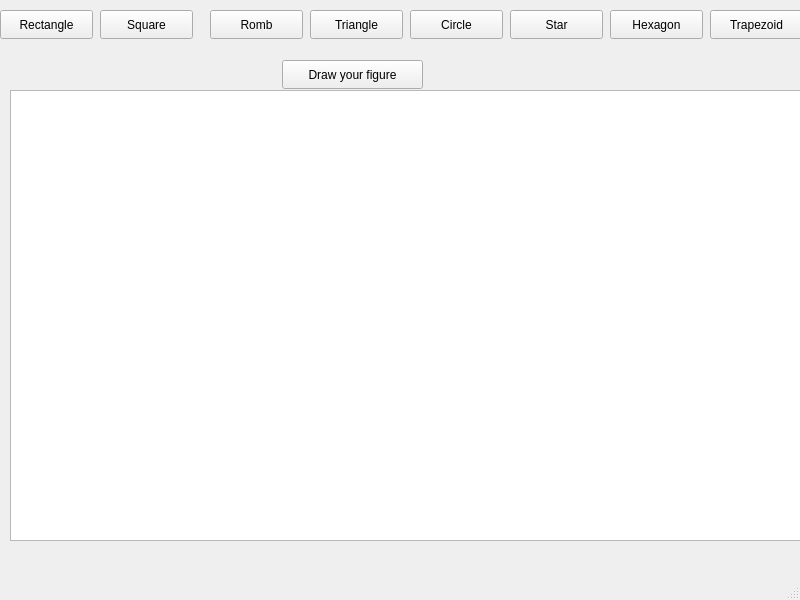
<?xml version="1.0" encoding="UTF-8"?>
<ui version="4.0">
 <class>MainWindow</class>
 <widget class="QMainWindow" name="MainWindow">
  <property name="geometry">
   <rect>
    <x>0</x>
    <y>0</y>
    <width>800</width>
    <height>600</height>
   </rect>
  </property>
  <property name="windowTitle">
   <string>MainWindow</string>
  </property>
  <widget class="QWidget" name="centralwidget">
   <widget class="QGraphicsView" name="graphicsView">
    <property name="geometry">
     <rect>
      <x>10</x>
      <y>90</y>
      <width>791</width>
      <height>451</height>
     </rect>
    </property>
   </widget>
   <widget class="QPushButton" name="AddRect">
    <property name="geometry">
     <rect>
      <x>0</x>
      <y>10</y>
      <width>93</width>
      <height>29</height>
     </rect>
    </property>
    <property name="text">
     <string>Rectangle</string>
    </property>
   </widget>
   <widget class="QPushButton" name="AddSquare">
    <property name="geometry">
     <rect>
      <x>100</x>
      <y>10</y>
      <width>93</width>
      <height>29</height>
     </rect>
    </property>
    <property name="text">
     <string>Square</string>
    </property>
   </widget>
   <widget class="QPushButton" name="AddRhombus">
    <property name="geometry">
     <rect>
      <x>210</x>
      <y>10</y>
      <width>93</width>
      <height>29</height>
     </rect>
    </property>
    <property name="text">
     <string>Romb</string>
    </property>
   </widget>
   <widget class="QPushButton" name="AddTriangle">
    <property name="geometry">
     <rect>
      <x>310</x>
      <y>10</y>
      <width>93</width>
      <height>29</height>
     </rect>
    </property>
    <property name="text">
     <string>Triangle</string>
    </property>
   </widget>
   <widget class="QPushButton" name="AddCircle">
    <property name="geometry">
     <rect>
      <x>410</x>
      <y>10</y>
      <width>93</width>
      <height>29</height>
     </rect>
    </property>
    <property name="text">
     <string>Circle</string>
    </property>
   </widget>
   <widget class="QPushButton" name="AddStar">
    <property name="geometry">
     <rect>
      <x>510</x>
      <y>10</y>
      <width>93</width>
      <height>29</height>
     </rect>
    </property>
    <property name="text">
     <string>Star</string>
    </property>
   </widget>
   <widget class="QPushButton" name="AddHexagon">
    <property name="geometry">
     <rect>
      <x>610</x>
      <y>10</y>
      <width>93</width>
      <height>29</height>
     </rect>
    </property>
    <property name="text">
     <string>Hexagon</string>
    </property>
   </widget>
   <widget class="QPushButton" name="pushButton">
    <property name="geometry">
     <rect>
      <x>282</x>
      <y>60</y>
      <width>141</width>
      <height>29</height>
     </rect>
    </property>
    <property name="text">
     <string>Draw your figure</string>
    </property>
   </widget>
   <widget class="QPushButton" name="AddTrapezoid">
    <property name="geometry">
     <rect>
      <x>710</x>
      <y>10</y>
      <width>93</width>
      <height>29</height>
     </rect>
    </property>
    <property name="text">
     <string>Trapezoid</string>
    </property>
   </widget>
  </widget>
  <widget class="QMenuBar" name="menubar">
   <property name="geometry">
    <rect>
     <x>0</x>
     <y>0</y>
     <width>800</width>
     <height>26</height>
    </rect>
   </property>
  </widget>
  <widget class="QStatusBar" name="statusbar"/>
 </widget>
 <resources/>
 <connections/>
</ui>
